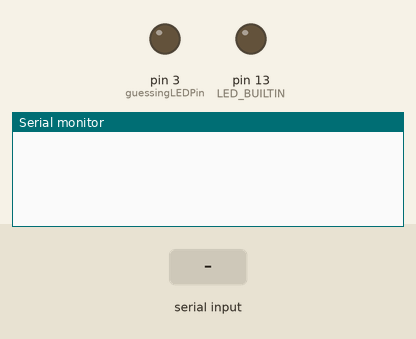
Simulated run of this sketch. Board: Arduino Uno, built with avr-gcc and run on an emulated ATmega328P. Shown: output pins drawn as LEDs (lit = HIGH), the last lines printed to the serial monitor. Inputs (shaded band) come from the test bench.

Above: at 1.2 s.
1.3 s: "on" received over Serial
At 4.0 s:
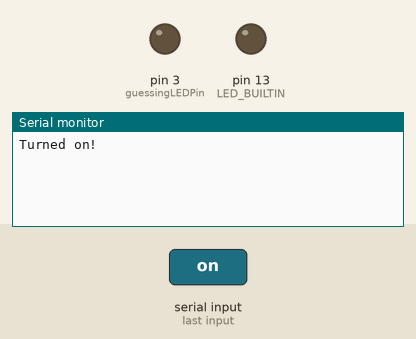
4.3 s: "off" received over Serial
At 7.0 s:
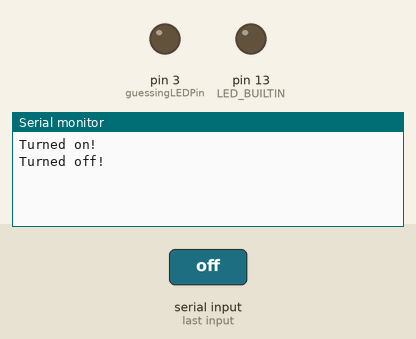
7.3 s: "1" received over Serial
At 8.8 s:
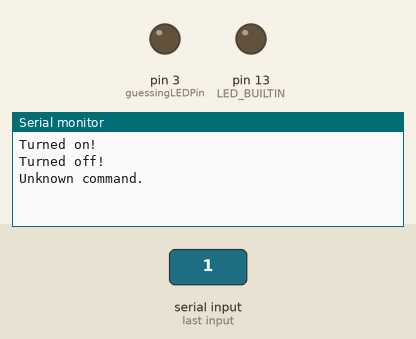

Measured:
- after the input at 1.3 s, the serial monitor: prints a new line after 1.8 s (image 1)
- after the input at 4.3 s, the serial monitor: prints a new line after 1.8 s (image 2)
- after the input at 7.3 s, the serial monitor: prints a new line after 1.0 s (image 3)

The sketch:

LED_IR_Remote.ino
```cpp
#include <IRremote.hpp>

int guessingLEDPin = 3;

bool isLEDOn = 0;

const uint8_t onRawData[] = {
  180,
  80,
  10,
  10,
  10,
  10,
  10,
  10,
  10,
  10,
  10,
  10,
  10,
  10,
  10,
  10,
  10,
  10,
  10,
  30,
  10,
  30,
  10,
  30,
  10,
  30,
  10,
  30,
  10,
  30,
  10,
  30,
  10,
  30,
  10,
  30,
  10,
  10,
  10,
  10,
  10,
  10,
  10,
  10,
  10,
  10,
  10,
  10,
  10,
  10,
  10,
  10,
  10,
  30,
  10,
  30,
  10,
  30,
  10,
  30,
  10,
  30,
  10,
  30,
  10,
  30,
  10,
};

const uint8_t offRawData[] = {
  180,
  80,
  10,
  10,
  10,
  10,
  10,
  10,
  10,
  10,
  10,
  10,
  10,
  10,
  10,
  10,
  10,
  10,
  10,
  30,
  10,
  30,
  10,
  30,
  10,
  30,
  10,
  30,
  10,
  30,
  10,
  30,
  10,
  30,
  10,
  10,
  10,
  10,
  10,
  10,
  10,
  10,
  10,
  10,
  10,
  10,
  10,
  10,
  10,
  10,
  10,
  30,
  10,
  30,
  10,
  30,
  10,
  30,
  10,
  30,
  10,
  30,
  10,
  30,
  10,
  30,
  10,
};

void setup() {
  // put your setup code here, to run once:
  Serial.begin(115200);
  pinMode(LED_BUILTIN, OUTPUT);
  pinMode(guessingLEDPin, OUTPUT);

  IrSender.begin(guessingLEDPin);
  digitalWrite(LED_BUILTIN, LOW);
}

void loop() {
  int charAvailable = Serial.available();
  if (charAvailable > 0) {
    processInput(charAvailable);
  }
}

void processInput(int charCount) {
  String input = Serial.readString();

  if (input == "on") {
    sendSignal(onRawData);
    isLEDOn = 1;
    Serial.println("Turned on!");
  } else if (input == "off") {
    sendSignal(offRawData);
    isLEDOn = 0;
    Serial.println("Turned off!");
  } else {
    Serial.println("Unknown command.");
  }
}

void sendSignal(uint8_t data[]) {
  int count = 5;
  for (int i = 0; i < count; i ++) {
    IrSender.sendRaw(data, 68, 38);
    delay(100);
  }
}
```
